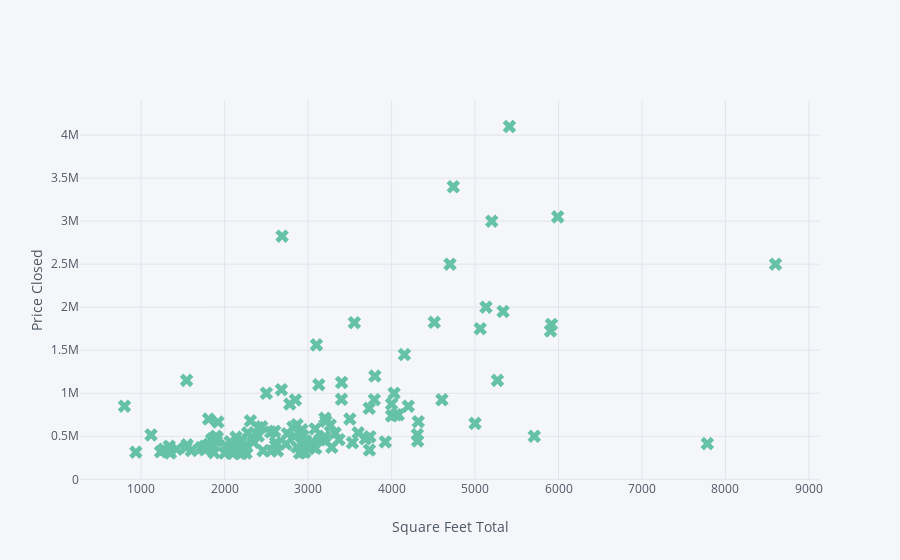

This figure's notebook cell:
### Markdown cell above
An assessment is the value placed on a property by the town or city's assessor's office for the purpose of determining the property tax due. Some of the assessment values follow closely the price closed

### Code cell
df.iplot(kind='scatter',x='sq_ft_tot_fn',y='price_closed',colorscale='set2',mode='markers',symbol='x',xTitle='Square Feet Total',yTitle='Price Closed')

### Figure 1 — Plotly figure (JSON) as saved in the notebook; plotly's stock layout.template omitted (floating-point values rounded to 4 significant figures; data arrays with more than 128 entries replaced by an {"elided": "..."} marker saying what was removed)
{"data": [{"line": {"color": "rgba(102, 194, 165, 1.0)", "dash": "solid", "width": 1.3}, "marker": {"size": 12, "symbol": "x"}, "mode": "markers", "name": "price_closed", "text": "", "type": "scatter", "x": {"elided": "137 int values"}, "y": {"elided": "137 int values"}}], "layout": {"legend": {"bgcolor": "#F5F6F9", "font": {"color": "#4D5663"}}, "paper_bgcolor": "#F5F6F9", "plot_bgcolor": "#F5F6F9", "titlefont": {"color": "#4D5663"}, "xaxis1": {"gridcolor": "#E1E5ED", "showgrid": true, "tickfont": {"color": "#4D5663"}, "title": "Square Feet Total", "titlefont": {"color": "#4D5663"}, "zerolinecolor": "#E1E5ED"}, "yaxis1": {"gridcolor": "#E1E5ED", "showgrid": true, "tickfont": {"color": "#4D5663"}, "title": "Price Closed", "titlefont": {"color": "#4D5663"}, "zerolinecolor": "#E1E5ED"}}}
